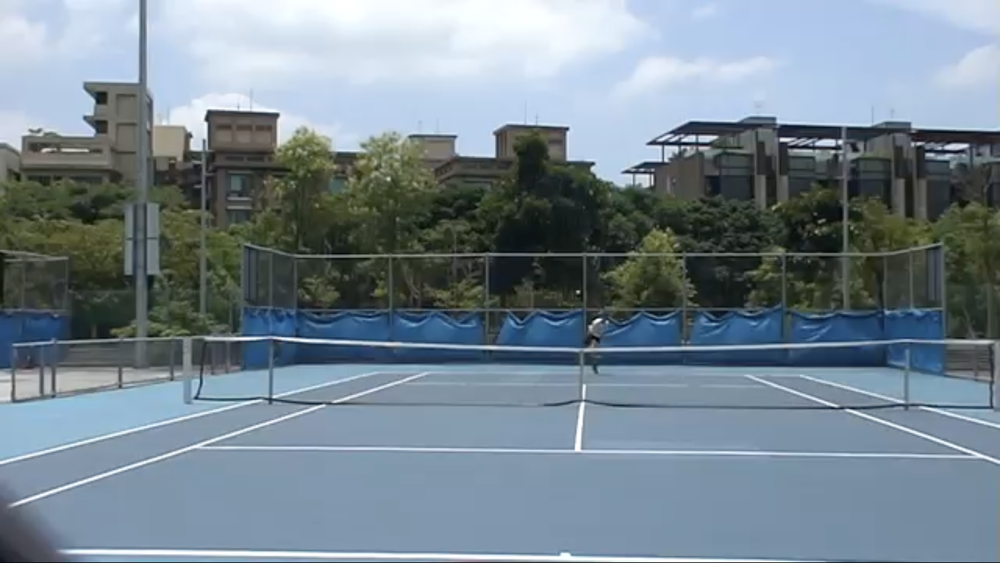
#> input picture image.png, 1000 x 563 px, shrunk from 2880 x 1622 before the run
$ python detect_hsv.py
#> lines starting #> are read from the running program, lines starting #| are printed output that depends on the picture; after the words box and inside, x2 and y2 are one past the last pixel; in counts of white or black regions, pixels touching at a corner belong together
import cv2
import numpy as np

image = cv2.imread("image.png")
#> image is the input picture: shape (563, 1000, 3); mean B, G, R 143.6, 133.2, 117.6

hsv = cv2.cvtColor(image, cv2.COLOR_BGR2HSV)
#> hsv: shape (563, 1000, 3); mean H, S, V 89.7, 59.7, 147.2

#HSV ranges
lower = np.array([42, 15, 160])
upper = np.array([58, 255, 255])

mask = cv2.inRange(hsv, lower, upper)
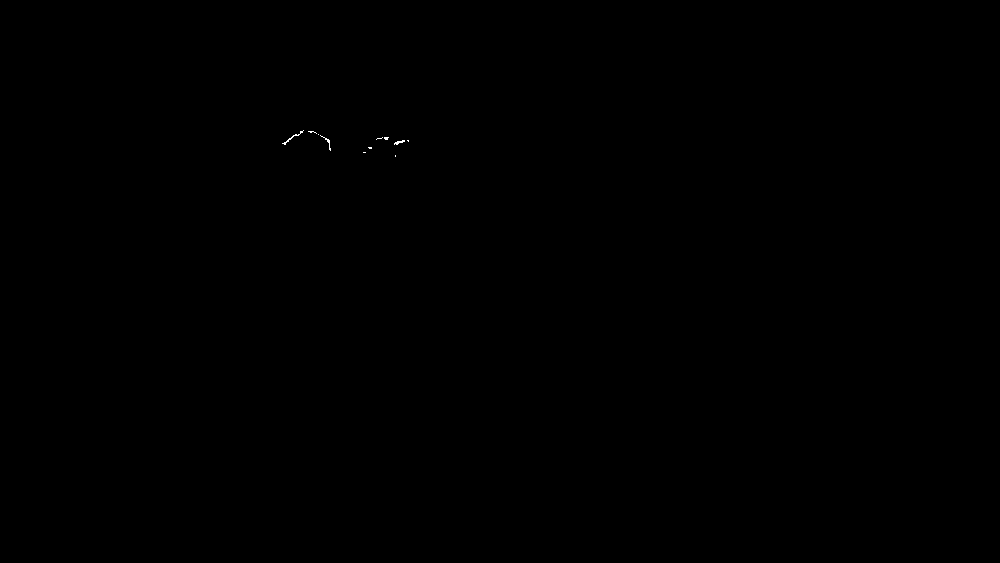
#> mask: shape (563, 1000); 0.03% white in thin lines or dots, all inside (x1, y1, x2, y2) = (282, 130, 409, 157)

# transformed_bgr = cv2.cvtColor(mask, cv2.COLOR_HSV2BGR)
cv2.imshow("transformed", mask)
cv2.waitKey(0)
